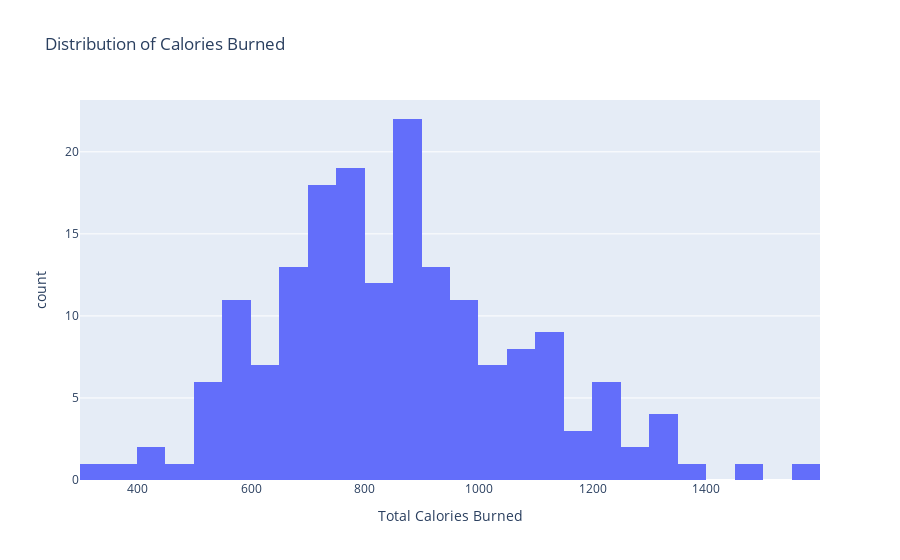

Notebook code cell kept with this figure:
### Code cell
# Distribution of calories burned
cals_hist = px.histogram(fitness_data, x='total_calories_burned', title='Distribution of Calories Burned',
                              labels={'total_calories_burned': 'Total Calories Burned'}, nbins=30)
cals_hist.show()

### Figure 1 — Plotly figure (JSON) as saved in the notebook; plotly's stock layout.template omitted (floating-point values rounded to 4 significant figures; data arrays with more than 128 entries replaced by an {"elided": "..."} marker saying what was removed)
{"data": [{"bingroup": "x", "hovertemplate": "Total Calories Burned=%{x}<br>count=%{y}<extra></extra>", "legendgroup": "", "marker": {"color": "#636efa", "pattern": {"shape": ""}}, "name": "", "nbinsx": 30, "orientation": "v", "showlegend": false, "type": "histogram", "x": {"elided": "185 float values"}, "xaxis": "x", "yaxis": "y"}], "layout": {"barmode": "relative", "legend": {"tracegroupgap": 0}, "title": {"text": "Distribution of Calories Burned"}, "xaxis": {"anchor": "y", "domain": [0, 1], "title": {"text": "Total Calories Burned"}}, "yaxis": {"anchor": "x", "domain": [0, 1], "title": {"text": "count"}}}}
